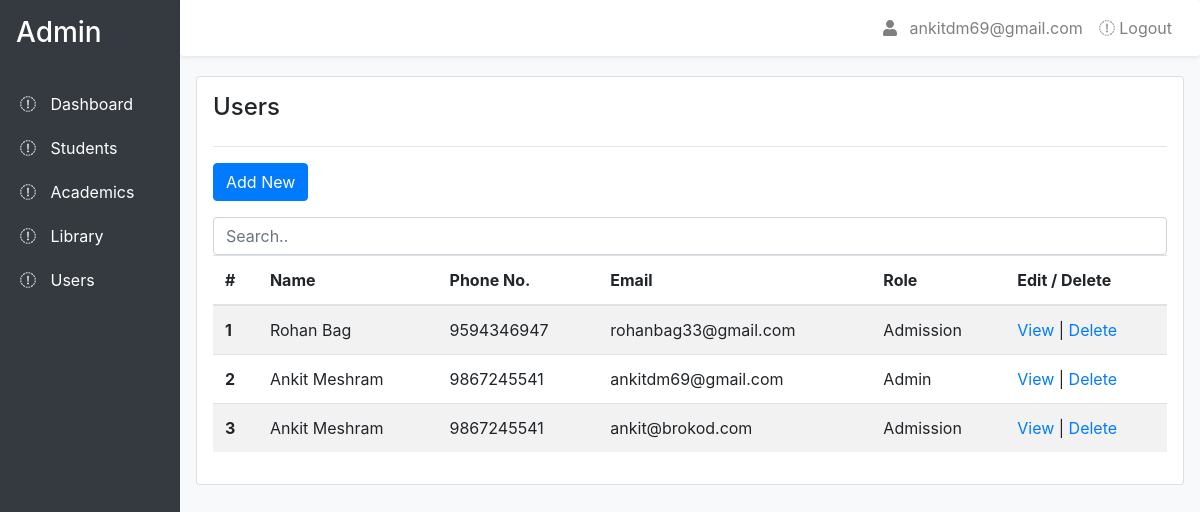
The app's page /admin/users.php (signed in) with its own data.
### tables this page shows
CREATE TABLE IF NOT EXISTS `users` (
  `id` int NOT NULL AUTO_INCREMENT,
  `name` varchar(255) NOT NULL,
  `email` varchar(255) NOT NULL,
  `phone` varchar(255) NOT NULL,
  `phone2` varchar(255) DEFAULT NULL,
  `password` varchar(255) NOT NULL,
  `rand` int NOT NULL,
  `active` int NOT NULL,
  `role` int NOT NULL DEFAULT '2',
  `created_at` timestamp NOT NULL,
  `updated_at` timestamp NOT NULL,
  PRIMARY KEY (`id`)
);

### resources/functions.php (the view, shortened to what this page needs)
<?php
function query($sql)
{
    global $connection;
    return mysqli_query($connection, $sql);
}
function fetch_array($result)
{
    return mysqli_fetch_array($result);
}
function users()
{
    $select_query = query("SELECT * FROM users");
    if (mysqli_num_rows($select_query) > 0) {
        $idd = 1;
        while ($row = fetch_array($select_query)) {
            $id = $row['id'];
            $name = $row['name'];
            $phone = $row['phone'];
            $email = $row['email'];
            $role = $row['role'];
            if($role == 1)
            {
                $role = 'Admin';
            } else if($role == 2)
            {
                $role = 'Admission';
            } else if($role == 3)
            {
                $role = 'Student';
            } else {
                $role = 'User';
            }
            $user = <<<DELIMETER
        <tr>
        <th scope="row">$idd</th>
        <td>$name</td>
        <td>$phone </td>
        <td>$email</td>
        <td>$role</td>
        <td><a href="edit-user?id=$id">View </a> | <a href="?delete=$id"> Delete </a></td>
    </tr>
DELIMETER;
            echo $user;
            $idd++;
        }
    } else {
        echo "not found";
    }
}

### public/admin/includes/head.php (shortened to what this page needs)
<!DOCTYPE html>
<html lang="en">
<head>
    <link rel="stylesheet" href="https://stackpath.bootstrapcdn.com/bootstrap/4.3.1/css/bootstrap.min.css" />
    <link rel="stylesheet" href="https://pro.fontawesome.com/releases/v5.10.0/css/fontawesome.css" />
    <link rel="stylesheet" href="../css/style.css">
</head>
<body>

### public/admin/users.php (shortened to what this page needs)
<?php
include "includes/head.php";
?>
<div class="container-fluid gs-cont">
    <div class="gs-container">
        <?php include "includes/sidebar.php"; ?>
        <div class="gs-body gs-col container-fluid bg-light" id="gs-body">
            <?php include "includes/nav.php"; ?>
            <div class="gs-content card m-3 p-3">
                <h4>Users</h4>
                <hr>
                <a href="add_customer.php" class="btn btn-primary mb-3" style="width: fit-content">Add New</a>
                <input class="form-control" id="myInput" type="text" placeholder="Search..">
                <div class="gs-scroly" style="overflow: scroll">
                    <table class="table table-striped">
                        <thead>
                            <tr>
                                <th scope="col">#</th>
                                <th scope="col">Name</th>
                                <th scope="col">Phone No.</th>
                                <th scope="col-3">Email</th>
                                <th scope="col-3">Role</th>
                                <th scope="col">Edit / Delete</th>
                            </tr>
                        </thead>
                        <tbody id="myTable">
                            <?php
                            users();
                            ?>
                        </tbody>
                    </table>
                </div>
            </div>
        </div>
    </div>
</div>
<?php include "includes/footer.php"; ?>

### public/admin/includes/sidebar.php
<div class="gs-sidebar gs-col bg-dark" id="gs-sidebar">
                <h3 class="p-3">Admin</h3>
                <ul class="gs-scroll pt-2">
                    <a href="./">
                        <li><i class="fa fa-sign-in" aria-hidden="true"></i> Dashboard</li>
                    </a>
                    <a href="./students">
                        <li>
                            <i class="fa fa-sign-in" aria-hidden="true"></i> Students
                        </li>
                    </a>
                    <a href="./academics">
                        <li>
                            <i class="fa fa-sign-in" aria-hidden="true"></i> Academics
                        </li>
                    </a>
                    <a href="./library">
                        <li>
                            <i class="fa fa-sign-in" aria-hidden="true"></i> Library
                        </li>
                    </a>
                    <a href="./users">
                        <li>
                            <i class="fa fa-sign-in" aria-hidden="true"></i> Users
                        </li>
                    </a>
                </ul>
            </div>

### public/admin/includes/nav.php (shortened to what this page needs)
<nav class="
                navbar navbar-expand-lg navbar-light
                shadow-sm
                bg-white
                rounded
                gs-nav
                " id="gs-nav">
    <div class="collapse navbar-collapse" id="navbarSupportedContent">
        <ul class="navbar-nav ml-auto" id="gs-head-nav">
            <li class="nav-item">
                <a data-toggle="collapse" href="#profile" class="nav-link"><i class="fas fa-user mr-2"></i> <?php echo $_SESSION['email']; ?></a>
            </li>
            <li class="nav-item">
                <a href="?logout" class="nav-link">
                    <i class="fa fa-sign-in" aria-hidden="true"></i> Logout</a>
            </li>
        </ul>
    </div>
</nav>

### public/admin/includes/footer.php (shortened to what this page needs)
</body>
</html>

### public/css/style.css (style rules this page uses)
* { scroll-behavior: smooth; }
body { padding: 0; margin: 0; scroll-behavior: smooth; }
.gs-cont { padding: 0; }
.gs-container .gs-col { float: left; }
.gs-container #gs-sidebar { width: 15%; min-width: 150px; color: white; height: 100vh; }
.gs-container #gs-body { width: 85%; padding-right: 0; padding-left: 0; height: 100vh; overflow-y: scroll; }
.gs-sidebar .gs-scroll { overflow-y: scroll; height: 90%; }
.gs-sidebar ul { padding-inline-start: 0px; }
.gs-sidebar ul li { padding: 10px 20px; list-style: none; position: relative; }
.gs-sidebar ul a { color: white; text-decoration: none; }
.gs-sidebar ul li svg { margin-right: 10px; }
.gs-body #gs-nav { width: 85%; position: fixed; z-index: 1; padding-right: 20px; }
.gs-body .gs-content { top: 60px; margin-bottom: 70px; }

### public/admin/users.php (style rules this page uses)
th, td { max-width: 300px !important; }

### records on screen
users: name "Rohan Bag", phone "9594346947", email "rohanbag33@gmail.com", role "Admission"
users: name "Ankit Meshram", phone "9867245541", email "ankitdm69@gmail.com", role "Admin"
users: name "Ankit Meshram", phone "9867245541", email "ankit@brokod.com", role "Admission"

### other values on screen
$_SESSION['email'] "ankitdm69@gmail.com"
